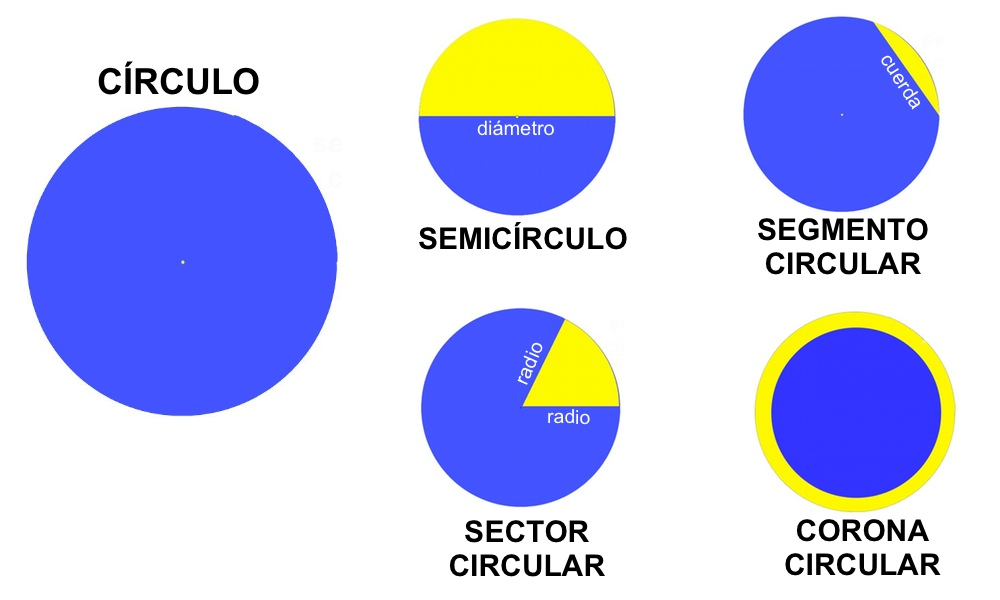
#> input picture visionartificial/circ.jpg, 1000 x 600 px
$ python Deteccioncirculos.py
#> lines starting #> are read from the running program, lines starting #| are printed output that depends on the picture; after the words box and inside, x2 and y2 are one past the last pixel; in counts of white or black regions, pixels touching at a corner belong together
# -*- coding: utf-8 -*-
import cv2
import numpy as np

img = cv2.imread('circ.jpg')
#> img is the input picture: shape (600, 1000, 3); mean B, G, R 236.2, 200.1, 196.4
src = cv2.medianBlur(img, 5)
src = cv2.cvtColor(src, cv2.COLOR_BGR2GRAY)
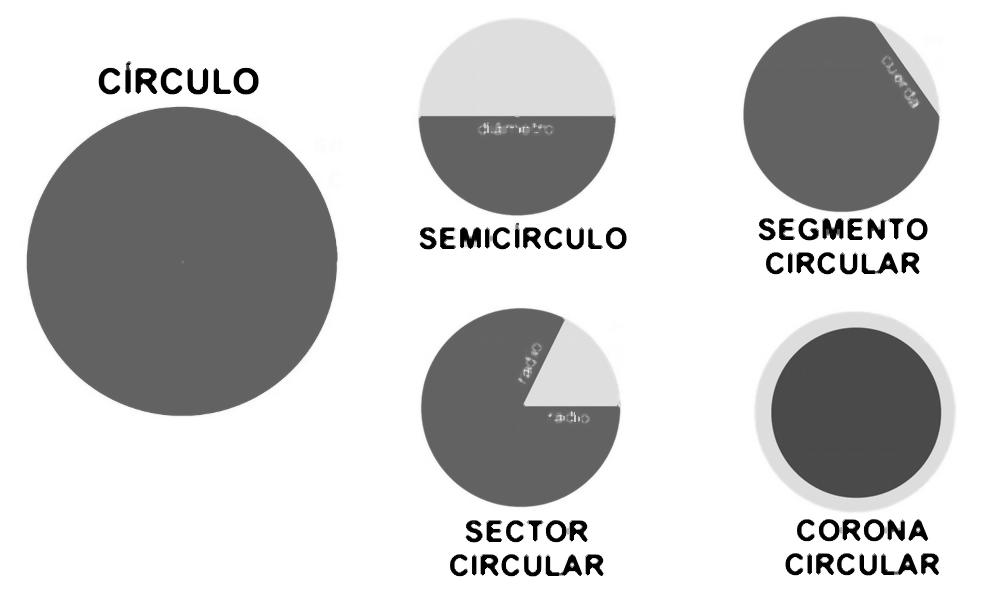
#> src: shape (600, 1000); min 0, max 255, mean 203.2

circles = cv2.HoughCircles(src, cv2.HOUGH_GRADIENT, 1, 250,
                            param1=50, param2=30, minRadius=0, maxRadius=0)
#> circles = [[180.5, 261.5, 154.3], [841.5, 113.5, 97.6], [516.5, 116.5, 98.8], [520.5, 407.5, 99], [854.5, 411.5, 101], [128.5, 558.5, 456.4]]

circles = np.uint16(np.around(circles))
#> circles = [[180, 262, 154], [842, 114, 98], [516, 116, 99], [520, 408, 99], [854, 412, 101], [128, 558, 456]]
for i in circles[0,:]:
    # dibujar circulo
    cv2.circle(img, (i[0], i[1]), i[2], (0,255,0), 2)
    # dibujar centro
    cv2.circle(img, (i[0], i[1]), 2, (0,0,255), 3)
#> this loop made 6 passes
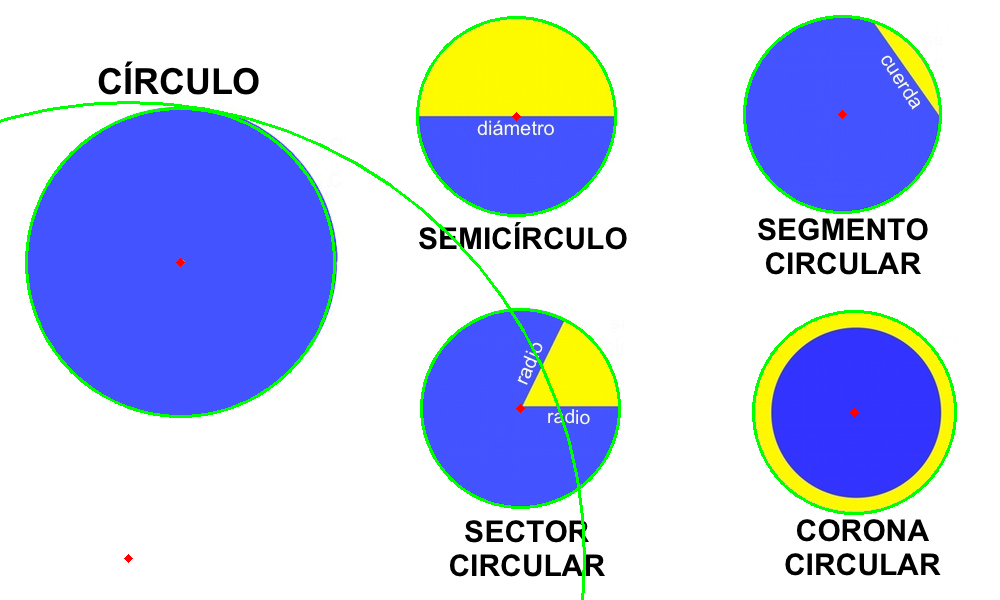
#> img: shape (600, 1000, 3); 2.19% of pixels changed, all inside (x1, y1, x2, y2) = (0, 15, 957, 600)

cv2.imshow('detected circles', img)
cv2.waitKey(0)
cv2.destroyAllWindows()
